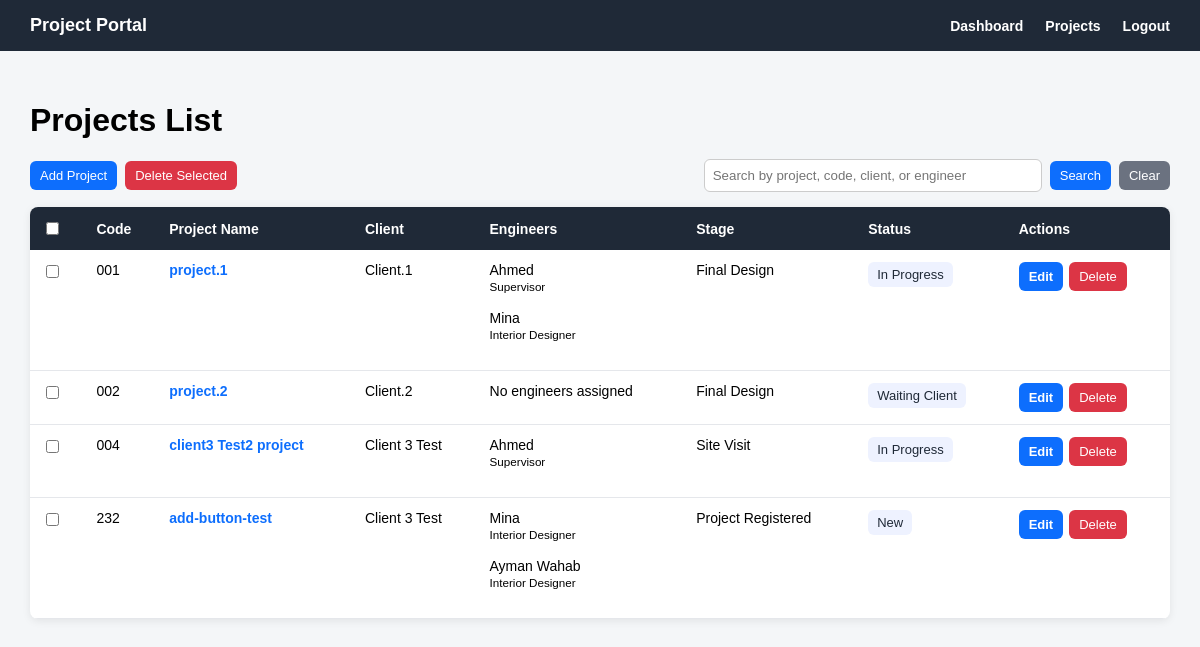
The page /projects/ (signed in) on the database its author committed.
### projects/models.py (models this page shows, shortened)
class Project(models.Model):
    class Status(models.TextChoices):
        NEW = 'NEW', 'New'
        IN_PROGRESS = 'IN_PROGRESS', 'In Progress'
        WAITING_CLIENT = 'WAITING_CLIENT', 'Waiting Client'
        COMPLETED = 'COMPLETED', 'Completed'
        CANCELLED = 'CANCELLED', 'Cancelled'
    class Stage(models.TextChoices):
        PROJECT_REGISTERED = 'PROJECT_REGISTERED', 'Project Registered'
        REQUIREMENTS_COLLECTED = 'REQUIREMENTS_COLLECTED', 'Requirements Collected'
        SITE_VISIT = 'SITE_VISIT', 'Site Visit'
        CONCEPT_DESIGN = 'CONCEPT_DESIGN', 'Concept Design'
        CLIENT_REVIEW = 'CLIENT_REVIEW', 'Client Review'
        REVISIONS = 'REVISIONS', 'Revisions'
        FINAL_DESIGN = 'FINAL_DESIGN', 'Final Design'
        DRAWINGS_PREPARATION = 'DRAWINGS_PREPARATION', 'Drawings Preparation'
        MUNICIPALITY_SUBMISSION = 'MUNICIPALITY_SUBMISSION', 'Municipality Submission'
        APPROVAL_STAGE = 'APPROVAL_STAGE', 'Approval Stage'
        SUPERVISION_EXECUTION = 'SUPERVISION_EXECUTION', 'Supervision / Execution'
        COMPLETED = 'COMPLETED', 'Completed'
    project_name = models.CharField(max_length=200)
    project_code = models.CharField(max_length=50, unique=True)
    client = models.ForeignKey(
        Client,
        on_delete=models.CASCADE,
        related_name='projects'
    )
    assigned_engineers = models.ManyToManyField(
        Engineer,
        blank=True,
        related_name='projects'
    )
    project_type = models.CharField(max_length=100, blank=True, null=True)
    location = models.CharField(max_length=200, blank=True, null=True)
    start_date = models.DateField(blank=True, null=True)
    expected_end_date = models.DateField(blank=True, null=True)
    current_stage = models.CharField(
        max_length=50,
        choices=Stage.choices,
        default=Stage.PROJECT_REGISTERED
    )
    status = models.CharField(
        max_length=30,
        choices=Status.choices,
        default=Status.NEW
    )
    description = models.TextField(blank=True, null=True)
    created_at = models.DateTimeField(auto_now_add=True)

### clients/models.py (models this page shows)
class Client(models.Model):
    user = models.OneToOneField(
        settings.AUTH_USER_MODEL,
        on_delete=models.CASCADE,
        related_name='client_profile',
        blank=True,
        null=True
    )
    client_name = models.CharField(max_length=150)
    company_name = models.CharField(max_length=150, blank=True, null=True)
    phone = models.CharField(max_length=30)
    email = models.EmailField(blank=True, null=True)
    address = models.TextField(blank=True, null=True)
    is_active = models.BooleanField(default=True)
    created_at = models.DateTimeField(auto_now_add=True)
    def __str__(self):
        return self.client_name

### engineers/models.py (models this page shows, shortened)
class Engineer(models.Model):
    class Department(models.TextChoices):
        INTERIOR_DESIGNER = 'INTERIOR_DESIGNER', 'Interior Designer'
        MECHANICAL_ENGINEER = 'MECHANICAL_ENGINEER', 'Mechanical Engineer'
        ELECTRICAL_ENGINEER = 'ELECTRICAL_ENGINEER', 'Electrical Engineer'
        SUPERVISOR = 'SUPERVISOR', 'Supervisor'
        ARCHITECT = 'ARCHITECT', 'Architect'
    user = models.OneToOneField(
        settings.AUTH_USER_MODEL,
        on_delete=models.CASCADE,
        related_name='engineer_profile'
    )
    engineer_name = models.CharField(max_length=150)
    department = models.CharField(
        max_length=50,
        choices=Department.choices,
        blank=True,
        null=True
    )
    phone = models.CharField(max_length=30, blank=True, null=True)
    email = models.EmailField(blank=True, null=True)
    specialization = models.CharField(max_length=150, blank=True, null=True)
    is_active = models.BooleanField(default=True)
    created_at = models.DateTimeField(auto_now_add=True)

### projects/views.py (the view)
# urls.py: path('', project_list_view, name='project_list'),
@login_required
def project_list_view(request):
    if request.user.role == 'ADMIN':
        projects = Project.objects.all()
    elif request.user.role == 'ENGINEER':
        projects = Project.objects.filter(
            assigned_engineers__user=request.user
        )
    elif request.user.role == 'CLIENT':
        projects = Project.objects.filter(
            client__user=request.user
        )
    else:
        projects = Project.objects.none()
    status_filter = request.GET.get('status')
    search_query = request.GET.get('q')
    if status_filter: projects = projects.filter(status=status_filter)
    if search_query: projects = projects.filter(
        Q(project_name__icontains=search_query) |
        Q(project_code__icontains=search_query) |
        Q(client__client_name__icontains=search_query) |
        Q(assigned_engineers__engineer_name__icontains=search_query)
    ).distinct()
    return render(request, 'projects/project_list.html', {
    'projects': projects,
    'status_filter': status_filter,
    'search_query': search_query,
})

### templates/projects/project_list.html (shortened to what this page needs)
{% extends 'base.html' %}
{% block content %}
<div class="page-header">
    <h1>Projects List</h1>
</div>
{% if projects %}
    {% if request.user.role == 'ADMIN' %}
        <div class="top-actions-row">
            <div style="display: flex; gap: 8px; align-items: center;">
                <a href="{% url 'projects:project_add' %}" class="btn btn-primary">
                    Add Project
                </a>
                <button type="submit" form="bulkDeleteForm" class="btn btn-danger">
                    Delete Selected
                </button>
            </div>
            <div class="search-box">
                <input type="text"
                       id="projectSearchInput"
                       value="{{ search_query|default:'' }}"
                       placeholder="Search by project, code, client, or engineer"
                       onkeydown="if(event.key === 'Enter'){ event.preventDefault(); searchProjects(); }">
                <button type="button" class="btn btn-primary" onclick="searchProjects()">
                    Search
                </button>
                <a href="{% url 'projects:project_list' %}" class="btn btn-secondary">
                    Clear
                </a>
            </div>
        </div>
    {% endif %}
    <table class="projects-table">
        <tr>
            {% if request.user.role == 'ADMIN' %}
                <th>
                    <input type="checkbox" onclick="toggleProjectCheckboxes(this)">
                </th>
            {% endif %}
            <th>Code</th>
            <th>Project Name</th>
            <th>Client</th>
            <th>Engineers</th>
            <th>Stage</th>
            <th>Status</th>
            {% if request.user.role == 'ADMIN' %}
                <th>Actions</th>
            {% endif %}
        </tr>
        {% for project in projects %}
            <tr>
                {% if request.user.role == 'ADMIN' %}
                    <td>
                        <input type="checkbox"
                               name="selected_projects"
                               value="{{ project.pk }}"
                               form="bulkDeleteForm">
                    </td>
                {% endif %}
                <td>{{ project.project_code }}</td>
                <td>
                    <a href="{% url 'projects:project_detail' project.pk %}">
                        {{ project.project_name }}
                    </a>
                </td>
                <td>{{ project.client }}</td>
                <td>
                    {% for engineer in project.assigned_engineers.all %}
                        {{ engineer.engineer_name }}
                        {% if engineer.department %}
                            <br>
                            <small>{{ engineer.get_department_display }}</small>
                        {% endif %}
                        <br><br>
                    {% empty %}
                        No engineers assigned
                    {% endfor %}
                </td>
                <td>{{ project.get_current_stage_display }}</td>
                <td>
                    <span class="status-badge">
                        {{ project.get_status_display }}
                    </span>
                </td>
                {% if request.user.role == 'ADMIN' %}
                    <td>
                        <div class="table-actions">
                            <a href="{% url 'projects:project_edit' project.pk %}" class="btn btn-primary">
                                Edit
                            </a>
                            <form method="post"
                                  action="{% url 'projects:project_delete' project.pk %}"
                                  style="margin: 0;"
                                  onsubmit="return confirm('Are you sure you want to delete this project? This may also remove its related files and comments.');">
                                <button type="submit" class="btn btn-danger">
                                    Delete
                                </button>
                            </form>
                        </div>
                    </td>
                {% endif %}
            </tr>
        {% endfor %}
    </table>
{% endif %}
{% endblock %}

### templates/base.html (style rules this page uses)
body { margin: 0; font-family: Arial, sans-serif; background: #f4f6f8; }

### templates/projects/project_list.html (style rules this page uses)
.page-header { margin-bottom: 20px; }
.page-header h1 { margin-bottom: 5px; }
.projects-table { width: 100%; border-collapse: collapse; background: white; border-radius: 8px; overflow: hidden; box-shadow: 0 2px 8px rgba(0, 0, 0, 0.08); }
.projects-table th { background: #1f2937; color: white; text-align: left; padding: 12px; font-size: 14px; }
.projects-table td { padding: 12px; border-bottom: 1px solid #e5e7eb; vertical-align: top; font-size: 14px; }
.projects-table a { color: #0d6efd; font-weight: bold; text-decoration: none; }
.status-badge { display: inline-block; padding: 5px 9px; border-radius: 6px; background: #eef2ff; color: #1f2937; font-size: 13px; }
.btn { display: inline-block; border: none; padding: 7px 10px; border-radius: 6px; cursor: pointer; text-decoration: none; font-size: 13px; }
.btn-primary { background: #0d6efd; color: white !important; }
.btn-danger { background: #dc3545; color: white !important; }
.btn-secondary { background: #6b7280; color: white !important; }
.table-actions { display: flex; gap: 6px; align-items: center; }
.top-actions-row { display: flex; justify-content: space-between; align-items: center; margin-bottom: 15px; gap: 15px; }
.search-box { display: flex; gap: 8px; align-items: center; }
.search-box input { padding: 8px; width: 320px; border: 1px solid #ccc; border-radius: 6px; }

### rows shown on the page
Project: project_code "001", project_name "project.1", client "Client.1", current_stage "Final Design", status "In Progress"
Engineer: engineer_name "Ahmed", department "Supervisor"
Engineer: engineer_name "Mina", department "Interior Designer"
Project: project_code "002", project_name "project.2", client "Client.2", current_stage "Final Design", status "Waiting Client"
Project: project_code "004", project_name "client3 Test2 project", client "Client 3 Test", current_stage "Site Visit", status "In Progress"
Project: project_code "232", project_name "add-button-test", client "Client 3 Test", current_stage "Project Registered", status "New"
Engineer: engineer_name "Ayman Wahab", department "Interior Designer"
